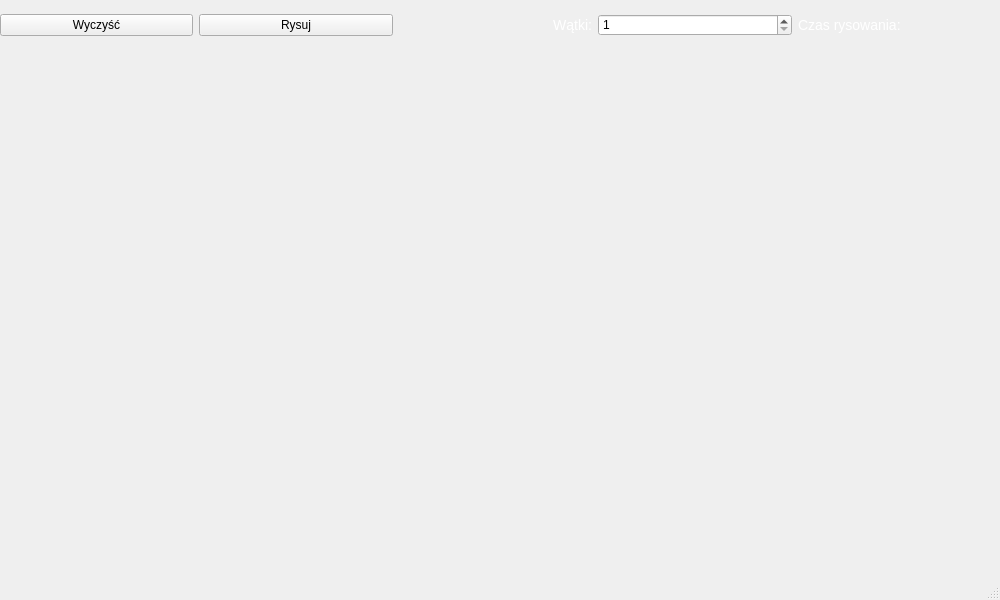
<?xml version="1.0" encoding="UTF-8"?>
<ui version="4.0">
 <class>MainWindow</class>
 <widget class="QMainWindow" name="MainWindow">
  <property name="geometry">
   <rect>
    <x>0</x>
    <y>0</y>
    <width>1000</width>
    <height>600</height>
   </rect>
  </property>
  <property name="windowTitle">
   <string>MainWindow</string>
  </property>
  <property name="styleSheet">
   <string notr="true">
QLabel {
    font-size: 14px;
    color: white;
}
</string>
  </property>
  <widget class="QWidget" name="centralwidget">
   <widget class="QWidget" name="gridLayoutWidget">
    <property name="geometry">
     <rect>
      <x>0</x>
      <y>0</y>
      <width>991</width>
      <height>51</height>
     </rect>
    </property>
    <layout class="QGridLayout" name="gridLayout">
     <item row="0" column="4">
      <widget class="QSpinBox" name="threadsSpinBox">
       <property name="minimum">
        <number>1</number>
       </property>
       <property name="maximum">
        <number>16</number>
       </property>
      </widget>
     </item>
     <item row="0" column="1">
      <widget class="QPushButton" name="clearButton">
       <property name="text">
        <string>Wyczyść</string>
       </property>
      </widget>
     </item>
     <item row="0" column="3">
      <widget class="QLabel" name="label">
       <property name="text">
        <string>Wątki:</string>
       </property>
       <property name="alignment">
        <set>Qt::AlignmentFlag::AlignRight|Qt::AlignmentFlag::AlignTrailing|Qt::AlignmentFlag::AlignVCenter</set>
       </property>
      </widget>
     </item>
     <item row="0" column="5">
      <widget class="QLabel" name="timeLabel">
       <property name="text">
        <string>Czas rysowania:</string>
       </property>
      </widget>
     </item>
     <item row="0" column="2">
      <widget class="QPushButton" name="drawButton">
       <property name="text">
        <string>Rysuj</string>
       </property>
      </widget>
     </item>
    </layout>
   </widget>
  </widget>
  <widget class="QMenuBar" name="menubar">
   <property name="geometry">
    <rect>
     <x>0</x>
     <y>0</y>
     <width>1000</width>
     <height>22</height>
    </rect>
   </property>
  </widget>
  <widget class="QStatusBar" name="statusbar"/>
 </widget>
 <resources/>
 <connections/>
</ui>
